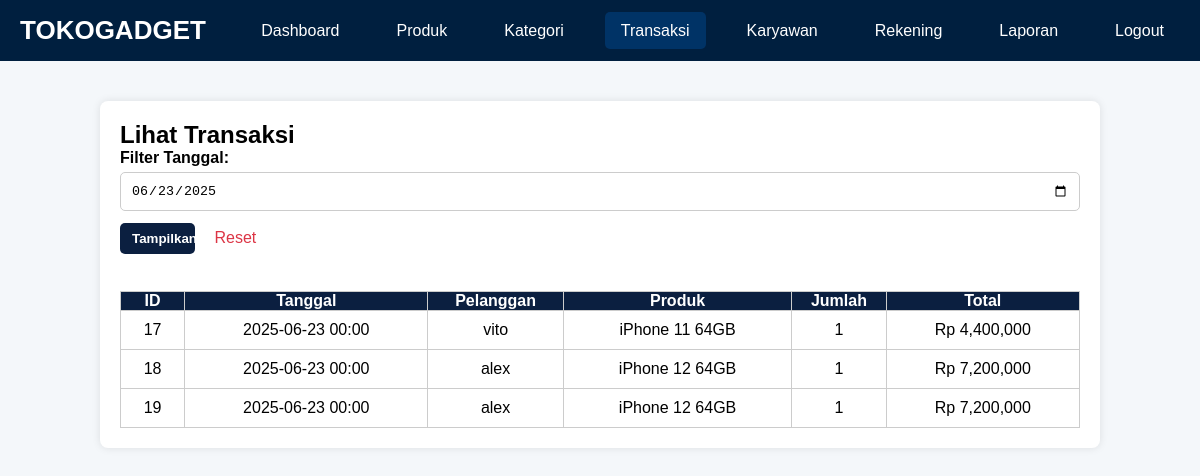
Page /TB_basdat/admin/transaksi.php?tanggal=2025-06-23 (signed in) on the committed database.
### tables this page shows
CREATE TABLE `transaksi` (
  `id_transaksi` int(11) NOT NULL,
  `id_toko` int(11) DEFAULT NULL,
  `id_pelanggan` int(11) DEFAULT NULL,
  `id_produk` int(11) DEFAULT NULL,
  `id_rekening` int(11) DEFAULT NULL,
  `id_karyawan` int(11) DEFAULT NULL,
  `id_kebijakan` int(11) DEFAULT NULL,
  `tanggal` date DEFAULT NULL,
  `banyaknya` int(11) DEFAULT NULL,
  `total` decimal(15,2) DEFAULT NULL
);

CREATE TABLE `pelanggan` (
  `id_pelanggan` int(11) NOT NULL,
  `nama_pelanggan` varchar(100) NOT NULL,
  `telepon` varchar(20) DEFAULT NULL
);

CREATE TABLE `produk` (
  `id_produk` int(11) NOT NULL,
  `nama_produk` varchar(100) NOT NULL,
  `id_kategori` int(11) DEFAULT NULL,
  `harga` decimal(15,2) DEFAULT NULL,
  `stok` int(11) DEFAULT 0
);

### TB_basdat/admin/transaksi.php (the view, shortened to what this page needs)
<?php
require_once '../config/database.php';
include 'navbar.php';
$tanggal_filter = $_GET['tanggal'] ?? '';
if ($tanggal_filter) {
    $stmt = $pdo->prepare("
        SELECT t.*, p.nama_produk, pel.nama_pelanggan
        FROM transaksi t
        LEFT JOIN produk p ON t.id_produk = p.id_produk
        LEFT JOIN pelanggan pel ON t.id_pelanggan = pel.id_pelanggan
        WHERE DATE(t.tanggal) = ?
        ORDER BY t.tanggal DESC
    ");
    $stmt->execute([$tanggal_filter]);
}
$transaksi_result = $stmt->fetchAll();
?>
<!DOCTYPE html>
<html>
<head>
</head>
<body>
<div class="container">
    <h2>Lihat Transaksi</h2>
    <form method="GET" class="filter">
        <label for="tanggal">Filter Tanggal:</label>
        <input type="date" id="tanggal" name="tanggal" value="<?= htmlspecialchars($tanggal_filter) ?>">
        <button type="submit" class="btn btn-primary">Tampilkan</button>
        <?php if ($tanggal_filter): ?>
            <a href="transaksi.php" style="margin-left: 10px; text-decoration:none; color:#dc3545;">Reset</a>
        <?php endif; ?>
    </form>
    <?php if (count($transaksi_result) > 0): ?>
    <table>
        <tr style="background-color: #eee;">
            <th>ID</th>
            <th>Tanggal</th>
            <th>Pelanggan</th>
            <th>Produk</th>
            <th>Jumlah</th>
            <th>Total</th>
        </tr>
        <?php foreach ($transaksi_result as $row): ?>
        <tr>
            <td><?= $row['id_transaksi']; ?></td>
            <td><?= date('Y-m-d H:i', strtotime($row['tanggal'])) ?></td>
            <td><?= htmlspecialchars($row['nama_pelanggan']); ?></td>
            <td><?= htmlspecialchars($row['nama_produk']); ?></td>
            <td><?= $row['banyaknya']; ?></td>
            <td>Rp <?= number_format($row['total']); ?></td>
        </tr>
        <?php endforeach; ?>
    </table>
    <?php else: ?>
        <p class="no-data">Tidak ada transaksi pada tanggal ini.</p>
    <?php endif; ?>
</div>
</body>
</html>

### TB_basdat/admin/transaksi.php (style rules this page uses)
* { margin: 0; padding: 0; box-sizing: border-box; }
body { font-family: Arial, sans-serif; background: #f4f7fa; }
.container { max-width: 1000px; margin: 40px auto; padding: 20px; background: white; box-shadow: 0 0 8px rgba(0,0,0,0.1); border-radius: 8px; }
input, select, button { width: 100%; padding: 10px; margin-bottom: 12px; border: 1px solid #ccc; border-radius: 5px; }
.btn { padding: 8px 12px; border-radius: 5px; font-weight: bold; cursor: pointer; text-align: center; display: inline-block; border: none; margin-right: 5px; width: 75px; }
.btn-primary { background-color: #0b1f40; color: white; }
table { width: 100%; border-collapse: collapse; margin-top: 25px; }
table, th, td { border: 1px solid #ccc; }
th { background-color: #0b1f40; color: white; text-align: center; }
td { padding: 10px; text-align: center; }
.filter label { font-weight: bold; display: block; margin-bottom: 5px; }

### rows in the picture
transaksi: id_transaksi "17", tanggal "2025-06-23 00:00", id_pelanggan.nama_pelanggan "vito", id_produk.nama_produk "iPhone 11 64GB", banyaknya "1", total "4,400,000"
transaksi: id_transaksi "18", tanggal "2025-06-23 00:00", id_pelanggan.nama_pelanggan "alex", id_produk.nama_produk "iPhone 12 64GB", banyaknya "1", total "7,200,000"
transaksi: id_transaksi "19", tanggal "2025-06-23 00:00", id_pelanggan.nama_pelanggan "alex", id_produk.nama_produk "iPhone 12 64GB", banyaknya "1", total "7,200,000"
